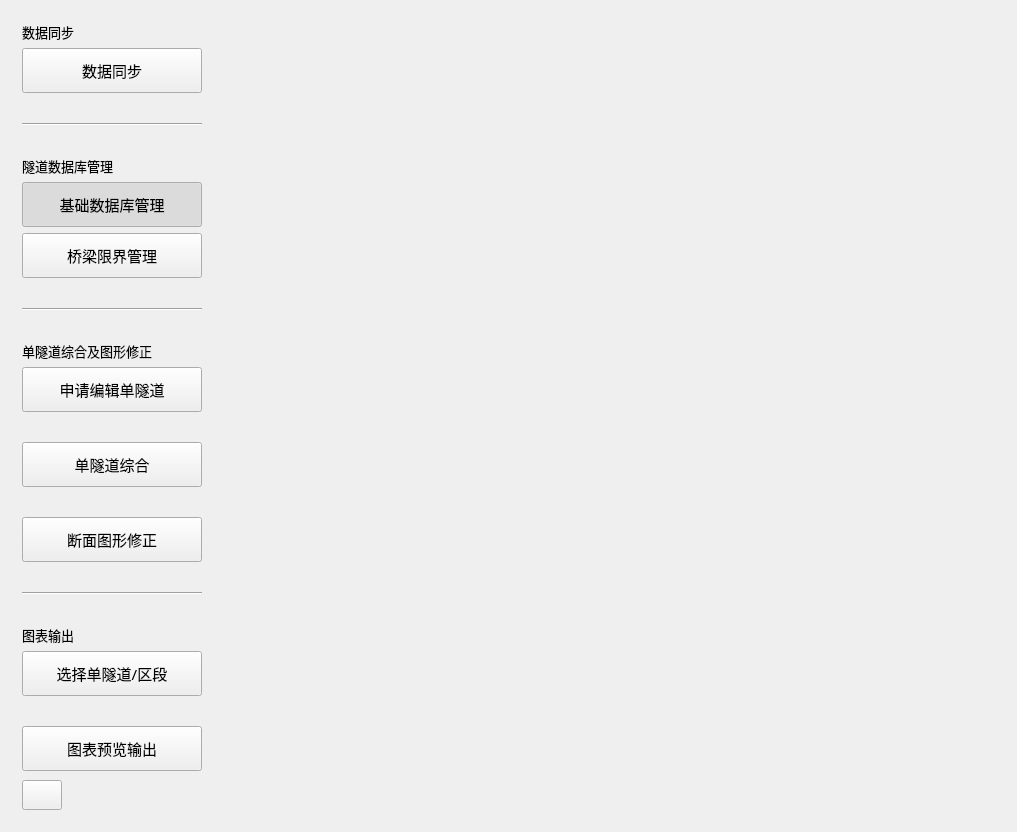
<?xml version="1.0" encoding="UTF-8"?>
<ui version="4.0">
 <class>TabWidgetManager</class>
 <widget class="QWidget" name="TabWidgetManager">
  <property name="geometry">
   <rect>
    <x>0</x>
    <y>0</y>
    <width>1017</width>
    <height>832</height>
   </rect>
  </property>
  <property name="font">
   <font>
    <family>微软雅黑</family>
    <pointsize>10</pointsize>
   </font>
  </property>
  <property name="windowTitle">
   <string>隧道建筑限界测量系统-数据操作终端</string>
  </property>
  <property name="windowIcon">
   <iconset resource="../../resource/icons.qrc">
    <normaloff>:/image/icon.png</normaloff>:/image/icon.png</iconset>
  </property>
  <property name="styleSheet">
   <string notr="true"/>
  </property>
  <layout class="QGridLayout" name="gridLayout">
   <item row="0" column="0">
    <widget class="QWidget" name="widget" native="true">
     <property name="styleSheet">
      <string notr="true"/>
     </property>
     <layout class="QVBoxLayout" name="verticalLayout">
      <item>
       <widget class="QLabel" name="label_11">
        <property name="text">
         <string>数据同步</string>
        </property>
       </widget>
      </item>
      <item>
       <widget class="QPushButton" name="button3">
        <property name="minimumSize">
         <size>
          <width>180</width>
          <height>45</height>
         </size>
        </property>
        <property name="font">
         <font>
          <family>微软雅黑</family>
          <pointsize>11</pointsize>
         </font>
        </property>
        <property name="cursor">
         <cursorShape>PointingHandCursor</cursorShape>
        </property>
        <property name="toolTip">
         <string>&lt;html&gt;&lt;head/&gt;&lt;body&gt;&lt;p align=&quot;center&quot;&gt;数据同步&lt;/p&gt;&lt;/body&gt;&lt;/html&gt;</string>
        </property>
        <property name="styleSheet">
         <string notr="true">
QPushButton{ 
    border-width:4px;
    border-image:url(:image/tabbutton1_up.png)
    4 4 4 4 stretch stretch;
}

QPushButton:hover{
    border: 0.1px solid;
    border-image:url(:image/tabbutton1.png)
}

QPushButton:pressed{
	border: 0.1px solid;
	border-image:url(:image/tabbutton2.png)
}</string>
        </property>
        <property name="text">
         <string>数据同步</string>
        </property>
       </widget>
      </item>
      <item>
       <widget class="QLabel" name="label_12">
        <property name="text">
         <string/>
        </property>
       </widget>
      </item>
      <item>
       <widget class="Line" name="line_3">
        <property name="orientation">
         <enum>Qt::Horizontal</enum>
        </property>
       </widget>
      </item>
      <item>
       <widget class="QLabel" name="label_13">
        <property name="text">
         <string/>
        </property>
       </widget>
      </item>
      <item>
       <widget class="QLabel" name="label_2">
        <property name="text">
         <string>隧道数据库管理</string>
        </property>
       </widget>
      </item>
      <item>
       <widget class="QPushButton" name="button1">
        <property name="sizePolicy">
         <sizepolicy hsizetype="Fixed" vsizetype="Fixed">
          <horstretch>0</horstretch>
          <verstretch>0</verstretch>
         </sizepolicy>
        </property>
        <property name="minimumSize">
         <size>
          <width>180</width>
          <height>45</height>
         </size>
        </property>
        <property name="font">
         <font>
          <family>微软雅黑</family>
          <pointsize>11</pointsize>
         </font>
        </property>
        <property name="cursor">
         <cursorShape>PointingHandCursor</cursorShape>
        </property>
        <property name="mouseTracking">
         <bool>true</bool>
        </property>
        <property name="focusPolicy">
         <enum>Qt::TabFocus</enum>
        </property>
        <property name="acceptDrops">
         <bool>true</bool>
        </property>
        <property name="toolTip">
         <string>&lt;!DOCTYPE HTML PUBLIC &quot;-//W3C//DTD HTML 4.0//EN&quot; &quot;http://www.w3.org/TR/REC-html40/strict.dtd&quot;&gt;
&lt;html&gt;&lt;head&gt;&lt;meta name=&quot;qrichtext&quot; content=&quot;1&quot; /&gt;&lt;style type=&quot;text/css&quot;&gt;
p, li { white-space: pre-wrap; }
&lt;/style&gt;&lt;/head&gt;&lt;body style=&quot; font-family:'微软雅黑'; font-size:11pt; font-weight:400; font-style:normal;&quot;&gt;
&lt;p align=&quot;center&quot; style=&quot; margin-top:0px; margin-bottom:0px; margin-left:0px; margin-right:0px; -qt-block-indent:0; text-indent:0px;&quot;&gt;隧道基础数据管理&lt;/p&gt;&lt;/body&gt;&lt;/html&gt;</string>
        </property>
        <property name="autoFillBackground">
         <bool>false</bool>
        </property>
        <property name="styleSheet">
         <string notr="true">
QPushButton{ 
    border-width:4px;
    border-image:url(:image/tabbutton1_up.png)
    4 4 4 4 stretch stretch;
}

QPushButton:hover{
    border: 0.1px solid;
    border-image:url(:image/tabbutton1.png)
}

QPushButton:pressed{
	border: 0.1px solid;
	border-image:url(:image/tabbutton2.png)
}</string>
        </property>
        <property name="text">
         <string>基础数据库管理</string>
        </property>
        <property name="checkable">
         <bool>true</bool>
        </property>
        <property name="checked">
         <bool>true</bool>
        </property>
        <property name="autoRepeat">
         <bool>true</bool>
        </property>
        <property name="autoExclusive">
         <bool>true</bool>
        </property>
       </widget>
      </item>
      <item>
       <widget class="QPushButton" name="button2">
        <property name="minimumSize">
         <size>
          <width>180</width>
          <height>45</height>
         </size>
        </property>
        <property name="font">
         <font>
          <family>微软雅黑</family>
          <pointsize>11</pointsize>
         </font>
        </property>
        <property name="toolTip">
         <string>&lt;html&gt;&lt;head/&gt;&lt;body&gt;&lt;p align=&quot;center&quot;&gt;桥梁限界管理&lt;/p&gt;&lt;/body&gt;&lt;/html&gt;</string>
        </property>
        <property name="styleSheet">
         <string notr="true">
QPushButton{ 
    border-width:4px;
    border-image:url(:image/tabbutton1_up.png)
    4 4 4 4 stretch stretch;
}

QPushButton:hover{
    border: 0.1px solid;
    border-image:url(:image/tabbutton1.png)
}

QPushButton:pressed{
	border: 0.1px solid;
	border-image:url(:image/tabbutton2.png)
}</string>
        </property>
        <property name="text">
         <string>桥梁限界管理</string>
        </property>
       </widget>
      </item>
      <item>
       <widget class="QLabel" name="label">
        <property name="text">
         <string/>
        </property>
       </widget>
      </item>
      <item>
       <widget class="Line" name="line_2">
        <property name="orientation">
         <enum>Qt::Horizontal</enum>
        </property>
       </widget>
      </item>
      <item>
       <widget class="QLabel" name="label_7">
        <property name="text">
         <string/>
        </property>
       </widget>
      </item>
      <item>
       <widget class="QLabel" name="label_8">
        <property name="text">
         <string>单隧道综合及图形修正</string>
        </property>
       </widget>
      </item>
      <item>
       <widget class="QPushButton" name="button4">
        <property name="minimumSize">
         <size>
          <width>180</width>
          <height>45</height>
         </size>
        </property>
        <property name="font">
         <font>
          <family>微软雅黑</family>
          <pointsize>11</pointsize>
         </font>
        </property>
        <property name="cursor">
         <cursorShape>PointingHandCursor</cursorShape>
        </property>
        <property name="mouseTracking">
         <bool>true</bool>
        </property>
        <property name="toolTip">
         <string>&lt;!DOCTYPE HTML PUBLIC &quot;-//W3C//DTD HTML 4.0//EN&quot; &quot;http://www.w3.org/TR/REC-html40/strict.dtd&quot;&gt;
&lt;html&gt;&lt;head&gt;&lt;meta name=&quot;qrichtext&quot; content=&quot;1&quot; /&gt;&lt;style type=&quot;text/css&quot;&gt;
p, li { white-space: pre-wrap; }
&lt;/style&gt;&lt;/head&gt;&lt;body style=&quot; font-family:'微软雅黑'; font-size:11pt; font-weight:400; font-style:normal;&quot;&gt;
&lt;p align=&quot;center&quot; style=&quot; margin-top:0px; margin-bottom:0px; margin-left:0px; margin-right:0px; -qt-block-indent:0; text-indent:0px;&quot;&gt;申请编辑单隧道&lt;/p&gt;&lt;/body&gt;&lt;/html&gt;</string>
        </property>
        <property name="styleSheet">
         <string notr="true">
QPushButton{ 
    border-width:4px;
    border-image:url(:image/tabbutton1_up.png)
    4 4 4 4 stretch stretch;
}

QPushButton:hover{
    border: 0.1px solid;
    border-image:url(:image/tabbutton1.png)
}

QPushButton:pressed{
	border: 0.1px solid;
	border-image:url(:image/tabbutton2.png)
}</string>
        </property>
        <property name="text">
         <string>申请编辑单隧道</string>
        </property>
       </widget>
      </item>
      <item>
       <widget class="QLabel" name="label_6">
        <property name="styleSheet">
         <string notr="true">image: url(:/image/arrow.png);</string>
        </property>
        <property name="text">
         <string/>
        </property>
       </widget>
      </item>
      <item>
       <widget class="QPushButton" name="button5">
        <property name="sizePolicy">
         <sizepolicy hsizetype="Fixed" vsizetype="Fixed">
          <horstretch>0</horstretch>
          <verstretch>0</verstretch>
         </sizepolicy>
        </property>
        <property name="minimumSize">
         <size>
          <width>180</width>
          <height>45</height>
         </size>
        </property>
        <property name="font">
         <font>
          <family>微软雅黑</family>
          <pointsize>11</pointsize>
         </font>
        </property>
        <property name="cursor">
         <cursorShape>PointingHandCursor</cursorShape>
        </property>
        <property name="toolTip">
         <string>&lt;!DOCTYPE HTML PUBLIC &quot;-//W3C//DTD HTML 4.0//EN&quot; &quot;http://www.w3.org/TR/REC-html40/strict.dtd&quot;&gt;
&lt;html&gt;&lt;head&gt;&lt;meta name=&quot;qrichtext&quot; content=&quot;1&quot; /&gt;&lt;style type=&quot;text/css&quot;&gt;
p, li { white-space: pre-wrap; }
&lt;/style&gt;&lt;/head&gt;&lt;body style=&quot; font-family:'微软雅黑'; font-size:11pt; font-weight:400; font-style:normal;&quot;&gt;
&lt;p align=&quot;center&quot; style=&quot; margin-top:0px; margin-bottom:0px; margin-left:0px; margin-right:0px; -qt-block-indent:0; text-indent:0px;&quot;&gt;单隧道综合&lt;/p&gt;&lt;/body&gt;&lt;/html&gt;</string>
        </property>
        <property name="styleSheet">
         <string notr="true">
QPushButton{ 
    border-width:4px;
    border-image:url(:image/tabbutton1_up.png)
    4 4 4 4 stretch stretch;
}

QPushButton:hover{
    border: 0.1px solid;
    border-image:url(:image/tabbutton1.png)
}

QPushButton:pressed{
	border: 0.1px solid;
	border-image:url(:image/tabbutton2.png)
}</string>
        </property>
        <property name="text">
         <string>单隧道综合</string>
        </property>
       </widget>
      </item>
      <item>
       <widget class="QLabel" name="label_10">
        <property name="styleSheet">
         <string notr="true">image: url(:/image/arrow.png);</string>
        </property>
        <property name="text">
         <string/>
        </property>
       </widget>
      </item>
      <item>
       <widget class="QPushButton" name="button6">
        <property name="minimumSize">
         <size>
          <width>180</width>
          <height>45</height>
         </size>
        </property>
        <property name="font">
         <font>
          <family>微软雅黑</family>
          <pointsize>11</pointsize>
         </font>
        </property>
        <property name="cursor">
         <cursorShape>PointingHandCursor</cursorShape>
        </property>
        <property name="mouseTracking">
         <bool>true</bool>
        </property>
        <property name="toolTip">
         <string>&lt;!DOCTYPE HTML PUBLIC &quot;-//W3C//DTD HTML 4.0//EN&quot; &quot;http://www.w3.org/TR/REC-html40/strict.dtd&quot;&gt;
&lt;html&gt;&lt;head&gt;&lt;meta name=&quot;qrichtext&quot; content=&quot;1&quot; /&gt;&lt;style type=&quot;text/css&quot;&gt;
p, li { white-space: pre-wrap; }
&lt;/style&gt;&lt;/head&gt;&lt;body style=&quot; font-family:'微软雅黑'; font-size:11pt; font-weight:400; font-style:normal;&quot;&gt;
&lt;p align=&quot;center&quot; style=&quot; margin-top:0px; margin-bottom:0px; margin-left:0px; margin-right:0px; -qt-block-indent:0; text-indent:0px;&quot;&gt;断面图形修正&lt;/p&gt;&lt;/body&gt;&lt;/html&gt;</string>
        </property>
        <property name="styleSheet">
         <string notr="true">
QPushButton{ 
    border-width:4px;
    border-image:url(:image/tabbutton1_up.png)
    4 4 4 4 stretch stretch;
}

QPushButton:hover{
    border: 0.1px solid;
    border-image:url(:image/tabbutton1.png)
}

QPushButton:pressed{
	border: 0.1px solid;
	border-image:url(:image/tabbutton2.png)
}</string>
        </property>
        <property name="text">
         <string>断面图形修正</string>
        </property>
       </widget>
      </item>
      <item>
       <widget class="QLabel" name="label_3">
        <property name="text">
         <string/>
        </property>
       </widget>
      </item>
      <item>
       <widget class="Line" name="line">
        <property name="orientation">
         <enum>Qt::Horizontal</enum>
        </property>
       </widget>
      </item>
      <item>
       <widget class="QLabel" name="label_5">
        <property name="text">
         <string/>
        </property>
       </widget>
      </item>
      <item>
       <widget class="QLabel" name="label_9">
        <property name="text">
         <string>图表输出</string>
        </property>
       </widget>
      </item>
      <item>
       <widget class="QPushButton" name="button7">
        <property name="minimumSize">
         <size>
          <width>180</width>
          <height>45</height>
         </size>
        </property>
        <property name="font">
         <font>
          <family>微软雅黑</family>
          <pointsize>11</pointsize>
          <weight>50</weight>
          <italic>false</italic>
          <bold>false</bold>
         </font>
        </property>
        <property name="cursor">
         <cursorShape>PointingHandCursor</cursorShape>
        </property>
        <property name="mouseTracking">
         <bool>true</bool>
        </property>
        <property name="toolTip">
         <string>&lt;!DOCTYPE HTML PUBLIC &quot;-//W3C//DTD HTML 4.0//EN&quot; &quot;http://www.w3.org/TR/REC-html40/strict.dtd&quot;&gt;
&lt;html&gt;&lt;head&gt;&lt;meta name=&quot;qrichtext&quot; content=&quot;1&quot; /&gt;&lt;style type=&quot;text/css&quot;&gt;
p, li { white-space: pre-wrap; }
&lt;/style&gt;&lt;/head&gt;&lt;body style=&quot; font-family:'微软雅黑'; font-size:11pt; font-weight:400; font-style:normal;&quot;&gt;
&lt;p style=&quot; margin-top:0px; margin-bottom:0px; margin-left:0px; margin-right:0px; -qt-block-indent:0; text-indent:0px;&quot;&gt;选择单隧道/区段&lt;/p&gt;&lt;/body&gt;&lt;/html&gt;</string>
        </property>
        <property name="styleSheet">
         <string notr="true">
QPushButton{ 
    border-width:4px;
    border-image:url(:image/tabbutton1_up.png)
    4 4 4 4 stretch stretch;
}

QPushButton:hover{
    border: 0.1px solid;
    border-image:url(:image/tabbutton1.png)
}

QPushButton:pressed{
	border: 0.1px solid;
	border-image:url(:image/tabbutton2.png)
}</string>
        </property>
        <property name="text">
         <string>选择单隧道/区段</string>
        </property>
       </widget>
      </item>
      <item>
       <widget class="QLabel" name="label_4">
        <property name="styleSheet">
         <string notr="true">image: url(:/image/arrow.png);</string>
        </property>
        <property name="text">
         <string/>
        </property>
       </widget>
      </item>
      <item>
       <widget class="QPushButton" name="button8">
        <property name="minimumSize">
         <size>
          <width>180</width>
          <height>45</height>
         </size>
        </property>
        <property name="font">
         <font>
          <family>微软雅黑</family>
          <pointsize>11</pointsize>
          <weight>50</weight>
          <italic>false</italic>
          <bold>false</bold>
         </font>
        </property>
        <property name="cursor">
         <cursorShape>PointingHandCursor</cursorShape>
        </property>
        <property name="mouseTracking">
         <bool>true</bool>
        </property>
        <property name="toolTip">
         <string>&lt;!DOCTYPE HTML PUBLIC &quot;-//W3C//DTD HTML 4.0//EN&quot; &quot;http://www.w3.org/TR/REC-html40/strict.dtd&quot;&gt;
&lt;html&gt;&lt;head&gt;&lt;meta name=&quot;qrichtext&quot; content=&quot;1&quot; /&gt;&lt;style type=&quot;text/css&quot;&gt;
p, li { white-space: pre-wrap; }
&lt;/style&gt;&lt;/head&gt;&lt;body style=&quot; font-family:'微软雅黑'; font-size:11pt; font-weight:400; font-style:normal;&quot;&gt;
&lt;p align=&quot;center&quot; style=&quot; margin-top:0px; margin-bottom:0px; margin-left:0px; margin-right:0px; -qt-block-indent:0; text-indent:0px;&quot;&gt;图表预览输出&lt;/p&gt;&lt;/body&gt;&lt;/html&gt;</string>
        </property>
        <property name="styleSheet">
         <string notr="true">
QPushButton{ 
    border-width:4px;
    border-image:url(:image/tabbutton1_up.png)
    4 4 4 4 stretch stretch;
}

QPushButton:hover{
    border: 0.1px solid;
    border-image:url(:image/tabbutton1.png)
}

QPushButton:pressed{
	border: 0.1px solid;
	border-image:url(:image/tabbutton2.png)
}</string>
        </property>
        <property name="text">
         <string>图表预览输出</string>
        </property>
       </widget>
      </item>
      <item>
       <spacer name="verticalSpacer">
        <property name="orientation">
         <enum>Qt::Vertical</enum>
        </property>
        <property name="sizeHint" stdset="0">
         <size>
          <width>0</width>
          <height>0</height>
         </size>
        </property>
       </spacer>
      </item>
      <item>
       <widget class="QPushButton" name="exitButton">
        <property name="minimumSize">
         <size>
          <width>40</width>
          <height>30</height>
         </size>
        </property>
        <property name="maximumSize">
         <size>
          <width>40</width>
          <height>30</height>
         </size>
        </property>
        <property name="cursor">
         <cursorShape>PointingHandCursor</cursorShape>
        </property>
        <property name="styleSheet">
         <string notr="true">QPushButton{ 
	font: 87 italic 8pt &quot;Arial Black&quot;;
	font: 75 italic 9pt &quot;Agency FB&quot;;
    border-width:4px;
    border-image: url(:/image/exit.png)
 2 2 2 2 stretch stretch;
}

</string>
        </property>
        <property name="text">
         <string/>
        </property>
       </widget>
      </item>
     </layout>
    </widget>
   </item>
   <item row="0" column="1">
    <widget class="QStackedWidget" name="stackedWidget">
     <property name="currentIndex">
      <number>2</number>
     </property>
     <widget class="QWidget" name="page1"/>
     <widget class="QWidget" name="page2"/>
     <widget class="QWidget" name="page3"/>
     <widget class="QWidget" name="page4"/>
     <widget class="QWidget" name="page5"/>
     <widget class="QWidget" name="page6"/>
     <widget class="QWidget" name="page7"/>
     <widget class="QWidget" name="page8"/>
    </widget>
   </item>
  </layout>
 </widget>
 <layoutdefault spacing="6" margin="11"/>
 <resources>
  <include location="../../resource/icons.qrc"/>
 </resources>
 <connections>
  <connection>
   <sender>exitButton</sender>
   <signal>clicked()</signal>
   <receiver>TabWidgetManager</receiver>
   <slot>close()</slot>
   <hints>
    <hint type="sourcelabel">
     <x>36</x>
     <y>550</y>
    </hint>
    <hint type="destinationlabel">
     <x>110</x>
     <y>581</y>
    </hint>
   </hints>
  </connection>
 </connections>
</ui>
